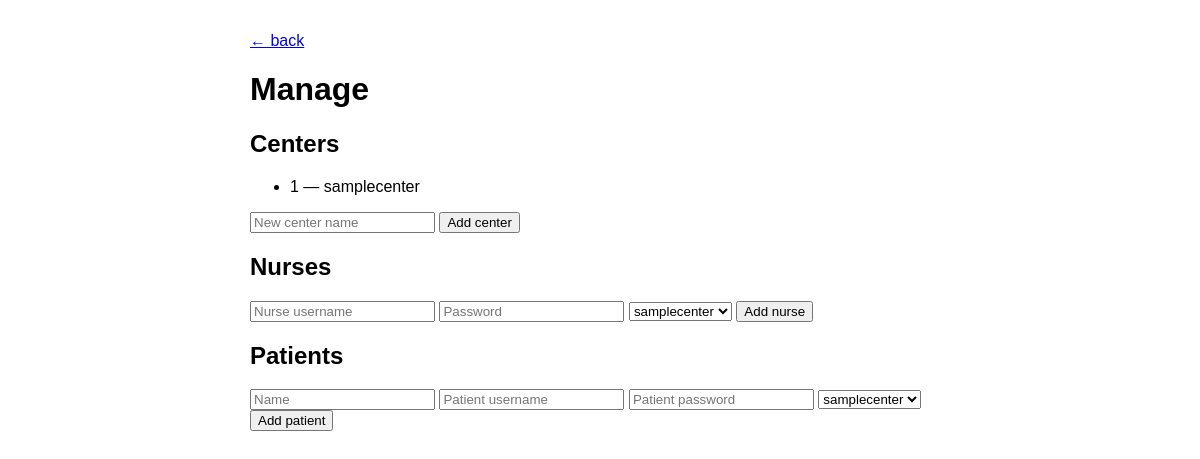
Before: /admin/manage (signed in) with the older database file.
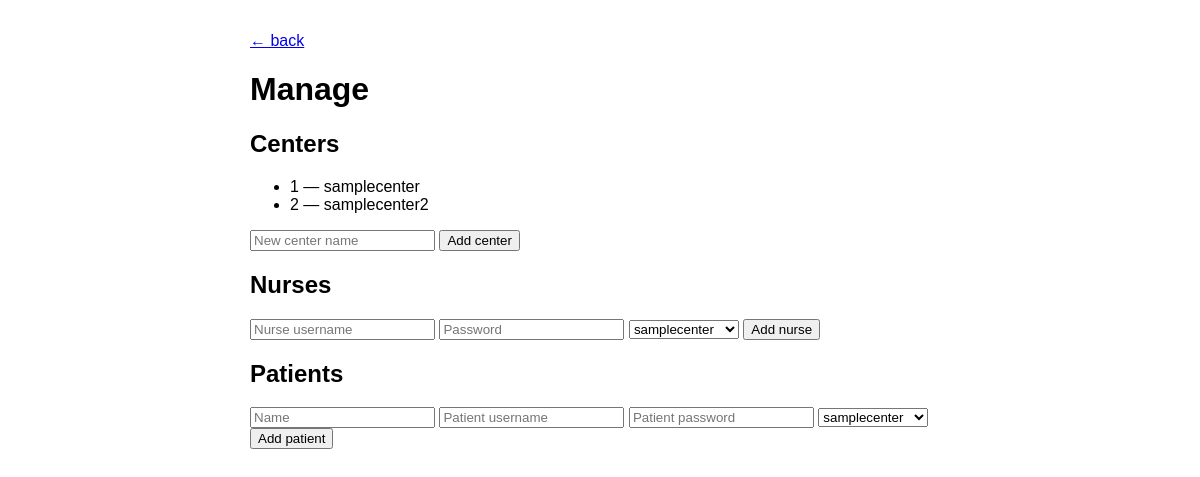
After: the same page with the newer database file.
### tables this page shows
CREATE TABLE centers (
    id INTEGER PRIMARY KEY AUTOINCREMENT,
    name TEXT
);

### app.py (the view)
@app.route("/admin/manage")
def admin_manage():
    if session.get("role") != "admin":
        return redirect("/login")
    conn = db()
    centers = conn.execute("SELECT * FROM centers").fetchall()
    conn.close()
    return render_template("admin_manage.html", centers=centers)

### app.py (called while the page is built)
def db():
    conn = sqlite3.connect("diabetes.db")
    conn.row_factory = sqlite3.Row
    return conn

### templates/admin_manage.html (shortened to what this page needs)
<!DOCTYPE html>
<html>
<head><title>Manage</title></head>
<body style="font-family: sans-serif; max-width: 700px; margin: 2rem auto;">
  <p><a href="/admin">← back</a></p>
  <h1>Manage</h1>
  <h2>Centers</h2>
  <ul>
    {% for c in centers %}
      <li>{{ c['id'] }} — {{ c['name'] }}</li>
    {% endfor %}
  </ul>
  <form method="POST" action="/admin/add_center">
    <input name="name" placeholder="New center name">
    <button type="submit">Add center</button>
  </form>
  <h2>Nurses</h2>
  {% if centers %}
  <form method="POST" action="/admin/add_nurse">
    <input name="username" placeholder="Nurse username">
    <input name="password" type="password" placeholder="Password">
    <select name="center_id">
      {% for c in centers %}
        <option value="{{ c['id'] }}">{{ c['name'] }}</option>
      {% endfor %}
    </select>
    <button type="submit">Add nurse</button>
  </form>
  {% else %}
  <p>Create a center first before adding nurses.</p>
  {% endif %}
  <h2>Patients</h2>
  {% if centers %}
  <form method="POST" action="/admin/add_patient">
    <input name="name" placeholder="Name">
    <input name="username" placeholder="Patient username">
    <input name="password" type="password" placeholder="Patient password">
    <select name="center_id">
      {% for c in centers %}
        <option value="{{ c['id'] }}">{{ c['name'] }}</option>
      {% endfor %}
    </select>
    <button type="submit">Add patient</button>
  </form>
  {% else %}
  <p>Create a center first before adding patients.</p>
  {% endif %}
</body>
</html>

Changed rows visible on the page:
added centers: id "2", name "samplecenter2"
